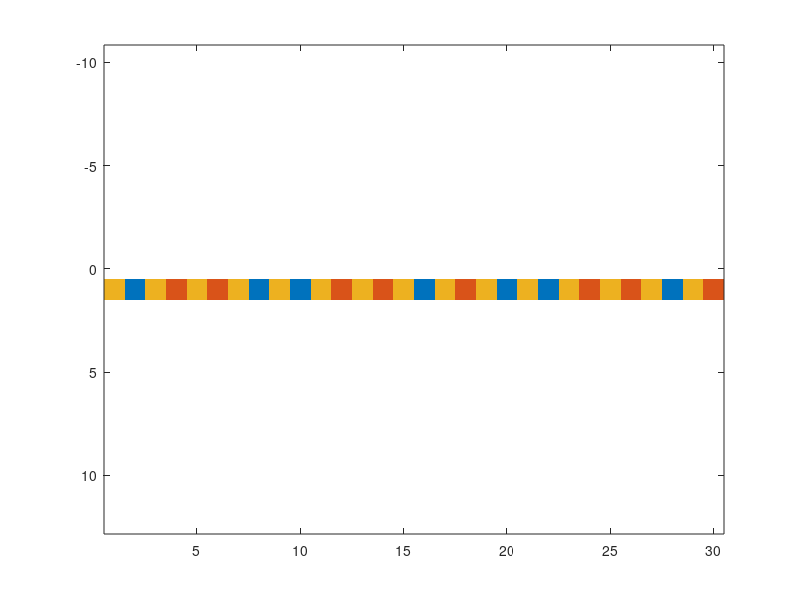

This chart was generated by the following MATLAB code: (Note: this script raises an error after producing the figure.)
clear;
x = [2 1 1 2 2 1 1 2 1 2 2 1 1 2 1];
z = 0*x;

y = reshape([z;x],1,[]);

figure(1);clf;
imagesc(y);
axis equal
axis tight
% axis off
c1 = [0.9290    0.6940    0.1250];
c2 = [0.8500    0.3250    0.0980];
c3 = [0    0.4470    0.7410];
colormap([c1 ; c2 ; c3]);
colorbar('southoutside','Ticks',[0 1 2],'TickLabels',{'Rest','Task 1','Task 2'});
set(gca, 'YTick',[]);
vals = (0:length(y)+1);
set(gca,'XTick',linspace(0,length(vals),length(vals)+1));
set(gca,'xticklabel',(sprintf('%.f\n',vals)));
xlabel('Tasks (4.1 seconds in duration)');
title('Task Annotation');
set(gca,'fontsize',14);